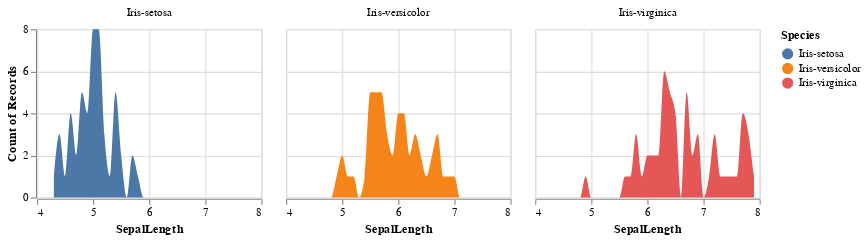

Here is the notebook cell this chart was saved with:
### Markdown cell above
# Design Decision 1: 数据分布展示方法选择

### Code cell
alt.Chart(iris).mark_area(interpolate='monotone').encode(
    x='SepalLength:Q',
    y='count(SepalLength):Q',
    color='Species:N',
    facet=alt.Facet('Species:N', title=None)
).properties(width=200, height=150)

### Figure 1 — Vega-Lite specification as saved in the notebook (floating-point values rounded to 4 significant figures; data arrays with more than 128 entries replaced by an {"elided": "..."} marker saying what was removed)
{"config": {"view": {"continuousWidth": 400, "continuousHeight": 300}}, "data": {"name": "data-17573b73165b324fe49516a27bcc2ed5"}, "mark": {"type": "area", "interpolate": "monotone"}, "encoding": {"color": {"type": "nominal", "field": "Species"}, "facet": {"type": "nominal", "field": "Species", "title": null}, "x": {"type": "quantitative", "field": "SepalLength"}, "y": {"type": "quantitative", "aggregate": "count", "field": "SepalLength"}}, "height": 150, "width": 200, "$schema": "https://vega.github.io/schema/vega-lite/v4.8.1.json", "datasets": {"data-17573b73165b324fe49516a27bcc2ed5": {"elided": "150 records"}}}
